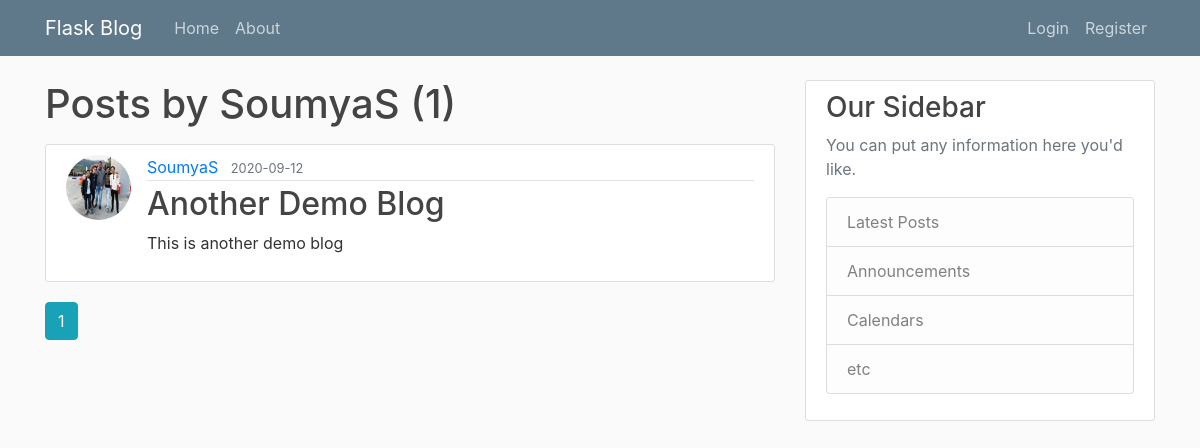
Page /user/SoumyaS on the earlier database version.
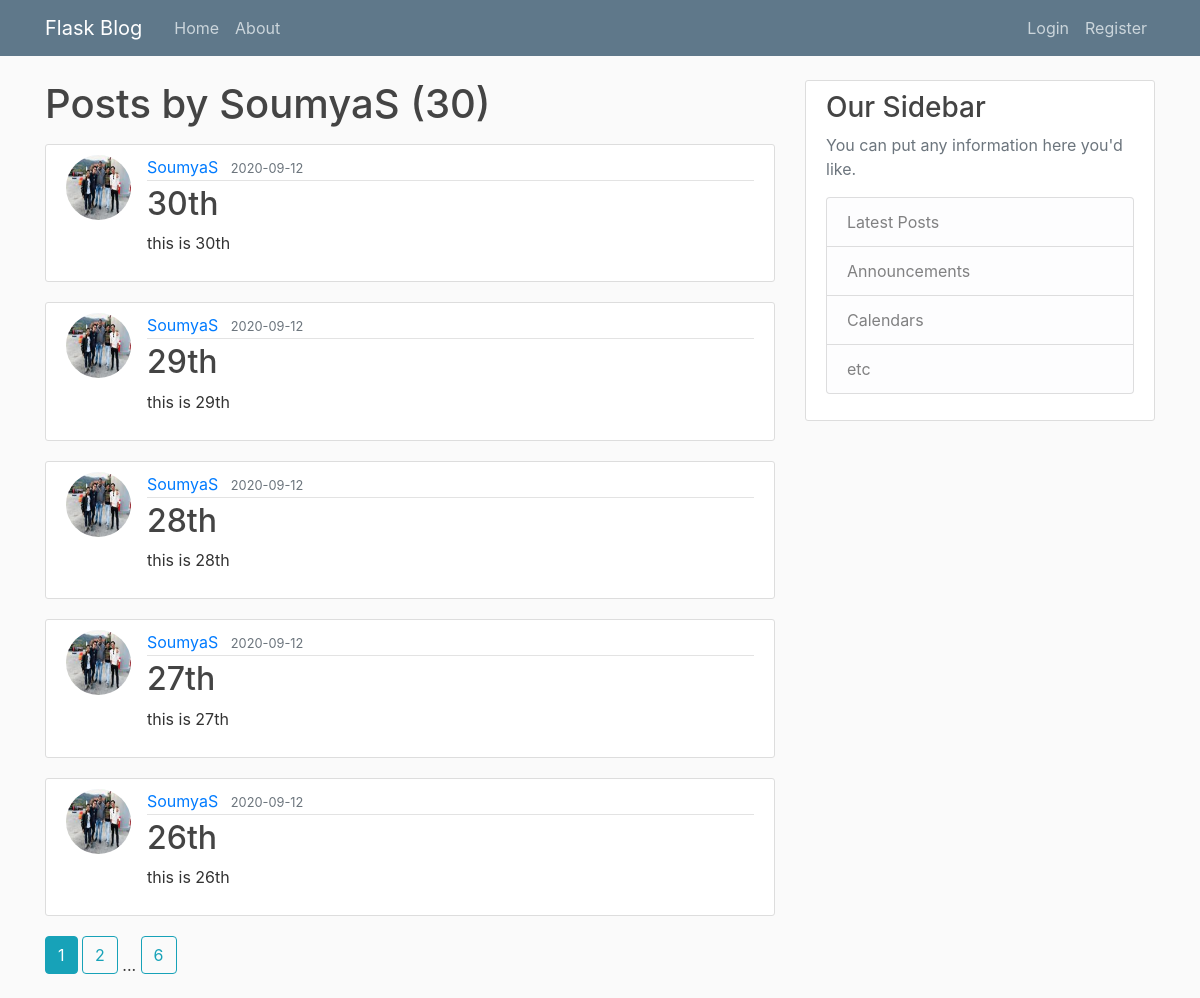
Same page on the later database version.
### flaskblog/models.py (models this page shows, shortened)
class User(db.Model, UserMixin):
    id = db.Column(db.Integer, primary_key=True)
    username = db.Column(db.String(20), unique=True, nullable=False)
    email = db.Column(db.String(120), unique=True, nullable=False)
    password = db.Column(db.String(60), nullable=False)
    image_file = db.Column(db.String(20), nullable=False, default='default.jpg')
    posts = db.relationship('Post', backref='author', lazy=True)

class Post(db.Model):
    id = db.Column(db.Integer, primary_key=True)
    title = db.Column(db.String(100), nullable=False)
    date_posted = db.Column(db.DateTime, nullable=False, default=datetime.utcnow)
    content = db.Column(db.Text, nullable=False)
    user_id = db.Column(db.Integer, db.ForeignKey('user.id'), nullable=False)

### flaskblog/routes.py (the view)
@app.route('/user/<string:username>')
def user_posts(username):
    page = request.args.get('page', 1, type=int)
    user = User.query.filter_by(username=username).first_or_404()
    posts = Post.query.filter_by(author=user)\
        .order_by(Post.date_posted.desc())\
        .paginate(page=page,per_page=5)
    return render_template('user_posts.html', posts=posts, user=user)

### flaskblog/templates/user_posts.html
{% extends "layout.html" %}
{%  block content %}
    <h1 class="mb-3">Posts by {{ user.username }} ({{ posts.total }})</h1>
    {% for post in posts.items %}
      <article class="media content-section">
        <img class="rounded-circle article-img" src="{{ url_for('static', filename='profile_pics/' + post.author.image_file) }}" alt="">
        <div class="media-body">
          <div class="article-metadata">
            <a class="mr-2" href="{{ url_for('user_posts', username=post.author.username) }}">{{ post.author.username }}</a>
            <small class="text-muted">{{ post.date_posted.strftime('%Y-%m-%d') }}</small>
          </div>
          <h2><a class="article-title" href="{{ url_for('post', post_id=post.id) }}">{{ post.title }}</a></h2>
          <p class="article-content">{{ post.content }}</p>
        </div>
      </article>
    {% endfor %}
    {% for page_num in posts.iter_pages(left_edge=1, right_edge=1, left_current=1, right_current=2) %}
      {% if page_num %}
        {% if posts.page == page_num %}
        <a class="btn btn-info mb-4" href="{{ url_for('user_posts', username=user.username, page=page_num) }}">{{ page_num }}</a>
        {% else %}
          <a class="btn btn-outline-info mb-4" href="{{ url_for('user_posts', username=user.username, page=page_num) }}">{{ page_num }}</a>
        {% endif %}
      {% else %}
        ...
      {% endif %}
    {% endfor %}
{% endblock content %}

### flaskblog/templates/layout.html (shortened to what this page needs)
<!DOCTYPE html>
<html lang="en">
<head>
    <link rel="stylesheet" href="https://maxcdn.bootstrapcdn.com/bootstrap/4.0.0/css/bootstrap.min.css"
 />
    <link rel="stylesheet" type="text/css" href="{{ url_for('static', filename='main.css') }}">
</head>
<body>
    <header class="site-header">
        <nav class="navbar navbar-expand-md navbar-dark bg-steel fixed-top">
            <div class="container">
                <a class="navbar-brand mr-4" href="/">Flask Blog</a>
                <div class="collapse navbar-collapse" id="navbarToggle">
                    <div class="navbar-nav mr-auto">
                        <a class="nav-item nav-link" href="{{ url_for('home') }}">Home</a>
                        <a class="nav-item nav-link" href="{{ url_for('about') }}">About</a>
                    </div>
                    <div class="navbar-nav">
                      {% if current_user.is_authenticated %}
                      <a class="nav-item nav-link" href="{{ url_for('new_post') }}">New Post</a>
                      <a class="nav-item nav-link" href="{{ url_for('account') }}">Account</a>
                      <a class="nav-item nav-link" href="{{ url_for('logout') }}">Logout</a>
                      {% else %}
                        <a class="nav-item nav-link" href="{{ url_for('login') }}">Login</a>
                        <a class="nav-item nav-link" href="{{ url_for('register') }}">Register</a>
                      {% endif %}
                    </div>
                </div>
            </div>
        </nav>
    </header>
    <main role="main" class="container">
        <div class="row">
          <div class="col-md-8">
            {% block content %}{% endblock %}
          </div>
          <div class="col-md-4">
            <div class="content-section">
              <h3>Our Sidebar</h3>
              <p class='text-muted'>You can put any information here you'd like.
                <ul class="list-group">
                  <li class="list-group-item list-group-item-light">Latest Posts</li>
                  <li class="list-group-item list-group-item-light">Announcements</li>
                  <li class="list-group-item list-group-item-light">Calendars</li>
                  <li class="list-group-item list-group-item-light">etc</li>
                </ul>
              </p>
            </div>
          </div>
        </div>
      </main>
</body>
</html>

### flaskblog/static/main.css (style rules this page uses)
body { background: #fafafa; color: #333333; margin-top: 5rem; }
h1, h2, h3, h4, h5, h6 { color: #444444; }
.bg-steel { background-color: #5f788a; }
.site-header .navbar-nav .nav-link { color: #cbd5db; }
.content-section { background: #ffffff; padding: 10px 20px; border: 1px solid #dddddd; border-radius: 3px; margin-bottom: 20px; }
.article-title { color: #444444; }
.article-content { white-space: pre-line; }
.article-img { height: 65px; width: 65px; margin-right: 16px; }
.article-metadata { padding-bottom: 1px; margin-bottom: 4px; border-bottom: 1px solid #e3e3e3; }

Differences in the rows shown:
no longer on this page (row unchanged): Post: image_file (picture), author.username "SoumyaS", date_posted "2020-09-12", title "Another Demo Blog", content "This is another demo blog"
added Post: image_file (picture), author.username "SoumyaS", date_posted "2020-09-12", title "30th", content "this is 30th"
added Post: image_file (picture), author.username "SoumyaS", date_posted "2020-09-12", title "29th", content "this is 29th"
added Post: image_file (picture), author.username "SoumyaS", date_posted "2020-09-12", title "28th", content "this is 28th"
added Post: image_file (picture), author.username "SoumyaS", date_posted "2020-09-12", title "27th", content "this is 27th"
added Post: image_file (picture), author.username "SoumyaS", date_posted "2020-09-12", title "26th", content "this is 26th"
Other differences:
{{ posts.total }}: "1" → "30"
new list line: "2"
new list line: "6"
